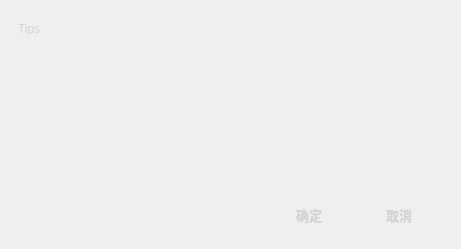
<?xml version="1.0" encoding="UTF-8"?>
<ui version="4.0">
 <class>Dialog</class>
 <widget class="QDialog" name="Dialog">
  <property name="geometry">
   <rect>
    <x>0</x>
    <y>0</y>
    <width>461</width>
    <height>249</height>
   </rect>
  </property>
  <property name="windowTitle">
   <string>Dialog</string>
  </property>
  <property name="styleSheet">
   <string notr="true">#Dialog{
	background-image: url(:/MouseDrv/skins/msg_nr.png);
}
QLabel{
    color: lightgray;
}
QPushButton{
    color: lightgray;
    font: bold 10pt;
    border:none;
    background:url(:/MouseDrv/skins/btn_nr.png);
}
QPushButton:hover{
    background:url(:/MouseDrv/skins/btn_ov.png);
}
#btnExit{
    background:url(:/MouseDrv/skins/exit_nr.png);
}
#btnExit:hover{
    background:url(:/MouseDrv/skins/exit_ov.png);
}</string>
  </property>
  <widget class="QWidget" name="layoutWidget">
   <property name="geometry">
    <rect>
     <x>20</x>
     <y>250</y>
     <width>351</width>
     <height>33</height>
    </rect>
   </property>
   <layout class="QHBoxLayout">
    <property name="spacing">
     <number>6</number>
    </property>
    <property name="margin">
     <number>0</number>
    </property>
    <item>
     <spacer>
      <property name="orientation">
       <enum>Qt::Horizontal</enum>
      </property>
      <property name="sizeHint" stdset="0">
       <size>
        <width>131</width>
        <height>31</height>
       </size>
      </property>
     </spacer>
    </item>
    <item>
     <widget class="QPushButton" name="okButton">
      <property name="text">
       <string>OK</string>
      </property>
     </widget>
    </item>
    <item>
     <widget class="QPushButton" name="cancelButton">
      <property name="text">
       <string>Cancel</string>
      </property>
     </widget>
    </item>
   </layout>
  </widget>
  <widget class="QPushButton" name="btnExit">
   <property name="geometry">
    <rect>
     <x>420</x>
     <y>20</y>
     <width>27</width>
     <height>27</height>
    </rect>
   </property>
   <property name="text">
    <string/>
   </property>
  </widget>
  <widget class="QPushButton" name="btnOk">
   <property name="geometry">
    <rect>
     <x>265</x>
     <y>197</y>
     <width>88</width>
     <height>35</height>
    </rect>
   </property>
   <property name="text">
    <string>确定</string>
   </property>
  </widget>
  <widget class="QPushButton" name="btnCancel">
   <property name="geometry">
    <rect>
     <x>355</x>
     <y>197</y>
     <width>88</width>
     <height>35</height>
    </rect>
   </property>
   <property name="text">
    <string>取消</string>
   </property>
  </widget>
  <widget class="QLabel" name="label_2">
   <property name="geometry">
    <rect>
     <x>18</x>
     <y>23</y>
     <width>54</width>
     <height>12</height>
    </rect>
   </property>
   <property name="text">
    <string>Tips</string>
   </property>
  </widget>
  <widget class="QWidget" name="centerWidget" native="true">
   <property name="geometry">
    <rect>
     <x>60</x>
     <y>59</y>
     <width>331</width>
     <height>111</height>
    </rect>
   </property>
  </widget>
 </widget>
 <resources>
  <include location="mousedrv.qrc"/>
 </resources>
 <connections>
  <connection>
   <sender>okButton</sender>
   <signal>clicked()</signal>
   <receiver>Dialog</receiver>
   <slot>accept()</slot>
   <hints>
    <hint type="sourcelabel">
     <x>278</x>
     <y>253</y>
    </hint>
    <hint type="destinationlabel">
     <x>96</x>
     <y>254</y>
    </hint>
   </hints>
  </connection>
  <connection>
   <sender>cancelButton</sender>
   <signal>clicked()</signal>
   <receiver>Dialog</receiver>
   <slot>reject()</slot>
   <hints>
    <hint type="sourcelabel">
     <x>369</x>
     <y>253</y>
    </hint>
    <hint type="destinationlabel">
     <x>179</x>
     <y>282</y>
    </hint>
   </hints>
  </connection>
 </connections>
</ui>
